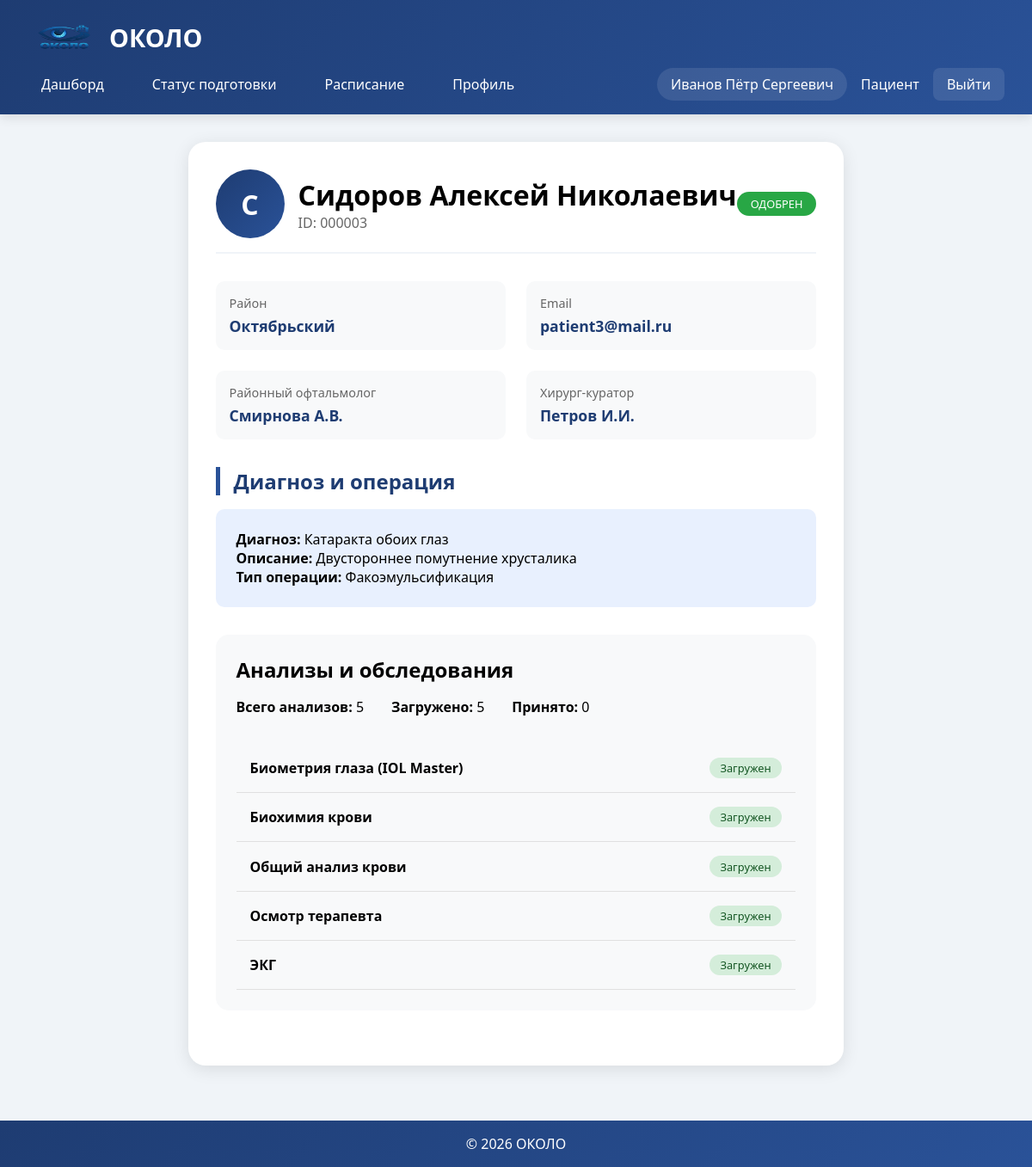
The app's page /patient_detail.php?id=3 (signed in) with its own data.
### tables this page shows
CREATE TABLE patients (
    id INT AUTO_INCREMENT PRIMARY KEY,
    user_id INT,
    district VARCHAR(100),
    doctor_id INT,
    surgeon_id INT,
    created_at TIMESTAMP DEFAULT CURRENT_TIMESTAMP,
    FOREIGN KEY (user_id) REFERENCES users(id) ON DELETE CASCADE,
    FOREIGN KEY (doctor_id) REFERENCES users(id) ON DELETE SET NULL,
    FOREIGN KEY (surgeon_id) REFERENCES users(id) ON DELETE SET NULL
);

CREATE TABLE users (
    id INT AUTO_INCREMENT PRIMARY KEY,
    username VARCHAR(100) NOT NULL,
    password VARCHAR(255) NOT NULL,
    full_name VARCHAR(150) NOT NULL,
    email VARCHAR(100) UNIQUE,
    role ENUM('patient', 'ophthalmologist', 'surgeon') DEFAULT 'patient',
    district VARCHAR(100),
    created_at TIMESTAMP DEFAULT CURRENT_TIMESTAMP
);

CREATE TABLE surgeries (
    id INT AUTO_INCREMENT PRIMARY KEY,
    patient_id INT NOT NULL,
    disease_id INT,
    surgery_type VARCHAR(255),
    status ENUM('new', 'preparation', 'review', 'approved', 'rejected') DEFAULT 'new',
    surgery_date DATE,
    notes TEXT,
    created_at TIMESTAMP DEFAULT CURRENT_TIMESTAMP,
    FOREIGN KEY (patient_id) REFERENCES patients(id) ON DELETE CASCADE,
    FOREIGN KEY (disease_id) REFERENCES diseases(id) ON DELETE SET NULL
);

CREATE TABLE diseases (
    id INT AUTO_INCREMENT PRIMARY KEY,
    name VARCHAR(255) NOT NULL,
    description TEXT
);

CREATE TABLE tests (
    id INT AUTO_INCREMENT PRIMARY KEY,
    surgery_id INT NOT NULL,
    test_name VARCHAR(255),
    status ENUM('pending', 'uploaded', 'approved', 'rejected') DEFAULT 'pending',
    file_path VARCHAR(500),
    uploaded_at TIMESTAMP NULL,
    FOREIGN KEY (surgery_id) REFERENCES surgeries(id) ON DELETE CASCADE
);

### patient_detail.php (the view, shortened to what this page needs)
<?php
require_once 'includes/auth.php';
$patient_id = $_GET['id'] ?? 0;
$role = $_SESSION['role'];
$full_name = $_SESSION['full_name'];
$stmt = $pdo->prepare("
    SELECT p.*, u.full_name, u.district, u.email, u.username,
        d.name as diagnosis, d.description as diagnosis_desc,
        s.id as surgery_id, s.surgery_type, s.status, s.surgery_date, s.notes,
        (SELECT COUNT(*) FROM tests WHERE surgery_id = s.id) as tests_total,
        (SELECT COUNT(*) FROM tests WHERE surgery_id = s.id AND status = 'uploaded') as tests_uploaded,
        (SELECT COUNT(*) FROM tests WHERE surgery_id = s.id AND status = 'approved') as tests_approved,
        doc.full_name as doctor_name,
        surg.full_name as surgeon_name
    FROM patients p
    JOIN users u ON p.user_id = u.id
    LEFT JOIN surgeries s ON p.id = s.patient_id
    LEFT JOIN diseases d ON s.disease_id = d.id
    LEFT JOIN users doc ON p.doctor_id = doc.id
    LEFT JOIN users surg ON p.surgeon_id = surg.id
    WHERE p.id = ?
");
$stmt->execute([$patient_id]);
$patient = $stmt->fetch();
$stmt = $pdo->prepare("
    SELECT * FROM tests
    WHERE surgery_id = ?
    ORDER BY
        CASE status
            WHEN 'pending' THEN 1
            WHEN 'uploaded' THEN 2
            WHEN 'approved' THEN 3
            WHEN 'rejected' THEN 4
        END,
        test_name
");
$stmt->execute([$patient['surgery_id']]);
$tests = $stmt->fetchAll();
?>
<!DOCTYPE html>
<html lang="ru">
<head>
    <link rel="stylesheet" href="assets/css/style.css">
</head>
<body>
    <header>
        <div class="logo">
            <img src="assets/img/logo.png" alt="ОКОЛО" width="85" height="55">
            ОКОЛО
        </div>
        <nav>
    <div class="nav-links">
        <a href="dashboard.php" <?php echo basename($_SERVER['PHP_SELF']) == 'dashboard.php' ? 'class="active"' : ''; ?>>Дашборд</a>
        <?php if ($role === 'patient'): ?>
            <a href="check_status.php" <?php echo basename($_SERVER['PHP_SELF']) == 'check_status.php' ? 'class="active"' : ''; ?>>Статус подготовки</a>
        <?php endif; ?>
        <a href="schedule.php" <?php echo basename($_SERVER['PHP_SELF']) == 'schedule.php' ? 'class="active"' : ''; ?>>Расписание</a>
        <a href="profile.php" <?php echo basename($_SERVER['PHP_SELF']) == 'profile.php' ? 'class="active"' : ''; ?>>Профиль</a>
    </div>
    <div class="user-info">
        <span class="user-name"><?php echo htmlspecialchars($full_name); ?></span>
        <span class="role-badge"><?php
            $roles = [
                'patient' => 'Пациент',
                'ophthalmologist' => 'Офтальмолог',
                'surgeon' => 'Хирург'
            ];
            echo $roles[$role] ?? $role;
        ?></span>
        <a href="logout.php" class="logout-btn">Выйти</a>
    </div>
</nav>
    </header>
    <main class="container">
        <div class="patient-profile">
            <div class="profile-header">
                <div style="display: flex; align-items: center; gap: 1rem;">
                    <div class="patient-avatar">
                        <?php echo mb_substr($patient['full_name'], 0, 1); ?>
                    </div>
                    <div>
                        <h1><?php echo htmlspecialchars($patient['full_name']); ?></h1>
                        <p style="color: #666;">ID: <?php echo str_pad($patient['id'], 6, '0', STR_PAD_LEFT); ?></p>
                    </div>
                </div>
                <span class="status-badge status-<?php echo $patient['status']; ?>">
                    <?php
                    $statuses = [
                        'new' => 'Новый',
                        'preparation' => 'На подготовке',
                        'review' => 'На проверке',
                        'approved' => 'Одобрен',
                        'rejected' => 'Отклонен'
                    ];
                    echo $statuses[$patient['status']] ?? $patient['status'];
                    ?>
                </span>
            </div>
            <div class="info-grid">
                <div class="info-item">
                    <div class="info-label">Район</div>
                    <div class="info-value"><?php echo htmlspecialchars($patient['district']); ?></div>
                </div>
                <div class="info-item">
                    <div class="info-label">Email</div>
                    <div class="info-value"><?php echo htmlspecialchars($patient['email'] ?: 'Не указан'); ?></div>
                </div>
                <div class="info-item">
                    <div class="info-label">Районный офтальмолог</div>
                    <div class="info-value"><?php echo htmlspecialchars($patient['doctor_name'] ?: 'Не назначен'); ?></div>
                </div>
                <div class="info-item">
                    <div class="info-label">Хирург-куратор</div>
                    <div class="info-value"><?php echo htmlspecialchars($patient['surgeon_name'] ?: 'Не назначен'); ?></div>
                </div>
            </div>
            <div style="margin: 2rem 0;">
                <h2 class="section-title">Диагноз и операция</h2>
                <div style="background: #e8f0fe; padding: 1.5rem; border-radius: 10px;">
                    <p><strong>Диагноз:</strong> <?php echo htmlspecialchars($patient['diagnosis']); ?></p>
                    <p><strong>Описание:</strong> <?php echo htmlspecialchars($patient['diagnosis_desc'] ?: 'Нет описания'); ?></p>
                    <p><strong>Тип операции:</strong> <?php echo htmlspecialchars($patient['surgery_type']); ?></p>
                </div>
            </div>
            <div class="tests-section">
                <h2 style="margin-bottom: 1rem;">Анализы и обследования</h2>
                <div style="display: flex; gap: 2rem; margin-bottom: 2rem;">
                    <div>
                        <strong>Всего анализов:</strong> <?php echo $patient['tests_total']; ?>
                    </div>
                    <div>
                        <strong>Загружено:</strong> <?php echo $patient['tests_uploaded']; ?>
                    </div>
                    <div>
                        <strong>Принято:</strong> <?php echo $patient['tests_approved']; ?>
                    </div>
                </div>
                <div class="tests-list">
                    <?php foreach ($tests as $test): ?>
                    <div class="test-item" id="test-<?php echo $test['id']; ?>">
                        <div>
                            <strong><?php echo htmlspecialchars($test['test_name']); ?></strong>
                        </div>
                        <div style="display: flex; align-items: center; gap: 1rem;">
                            <span class="test-status <?php echo $test['status']; ?>">
                                <?php
                                $test_statuses = [
                                    'pending' => 'Ожидает',
                                    'uploaded' => 'Загружен',
                                    'approved' => 'Принят',
                                    'rejected' => 'Отклонен'
                                ];
                                echo $test_statuses[$test['status']] ?? $test['status'];
                                ?>
                            </span>
                        </div>
                    </div>
                    <?php endforeach; ?>
                </div>
            </div>
        </div>
    </main>
    <footer>
        <p>&copy; 2026 ОКОЛО</p>
    </footer>
</body>
</html>

### assets/css/style.css (style rules this page uses)
* { margin: 0; padding: 0; box-sizing: border-box; font-family: 'Segoe UI', Tahoma, Geneva, Verdana, sans-serif; }
body { background-color: #f0f4f8; min-height: 100vh; display: flex; flex-direction: column; }
header { background: linear-gradient(135deg, #1e3c72 0%, #2a5298 100%); color: white; padding: 1rem 2rem; box-shadow: 0 4px 12px rgba(0,0,0,0.1); }
.logo { font-size: 1.8rem; font-weight: bold; display: flex; align-items: center; gap: 10px; }
nav { display: flex; justify-content: space-between; align-items: center; margin-top: 0.5rem; }
.nav-links { display: flex; gap: 1.5rem; }
.nav-links a { color: white; text-decoration: none; padding: 0.5rem 1rem; border-radius: 8px; transition: all 0.3s ease; font-weight: 500; }
.user-info { display: flex; align-items: center; gap: 1rem; }
.user-name { font-weight: 500; background: rgba(255,255,255,0.1); padding: 0.5rem 1rem; border-radius: 30px; }
.logout-btn { background: rgba(255,255,255,0.1); color: white; border: none; padding: 0.5rem 1rem; border-radius: 8px; cursor: pointer; transition: all 0.3s ease; text-decoration: none; }
.container { max-width: 1400px; margin: 2rem auto; padding: 0 2rem; flex: 1; }
.section-title { color: #1e3c72; margin: 2rem 0 1rem; font-size: 1.5rem; border-left: 5px solid #2a5298; padding-left: 1rem; }
.status-badge { display: inline-block; padding: 0.3rem 1rem; border-radius: 20px; font-size: 0.8rem; font-weight: 500; text-transform: uppercase; }
.status-approved { background: #28a745; color: white; }
.tests-list { list-style: none; margin-top: 1rem; }
.test-item { display: flex; justify-content: space-between; align-items: center; padding: 0.8rem; border-bottom: 1px solid #e0e0e0; animation: fadeIn 0.3s ease-in; }
.test-status { padding: 0.2rem 0.8rem; border-radius: 15px; font-size: 0.8rem; font-weight: 500; }
.test-status.uploaded { background: #d4edda; color: #155724; }
footer { background: linear-gradient(135deg, #1e3c72 0%, #2a5298 100%); color: white; text-align: center; padding: 1rem; margin-top: auto; }

### patient_detail.php (style rules this page uses)
.patient-profile { background: white; border-radius: 20px; padding: 2rem; box-shadow: 0 4px 20px rgba(0,0,0,0.1); margin-bottom: 2rem; }
.profile-header { display: flex; justify-content: space-between; align-items: center; margin-bottom: 2rem; padding-bottom: 1rem; border-bottom: 2px solid #f0f4f8; }
.patient-avatar { width: 80px; height: 80px; background: linear-gradient(135deg, #1e3c72, #2a5298); border-radius: 50%; display: flex; align-items: center; justify-content: center; color: white; font-size: 2rem; font-weight: bold; }
.info-grid { display: grid; grid-template-columns: repeat(auto-fit, minmax(250px, 1fr)); gap: 1.5rem; margin-bottom: 2rem; }
.info-item { background: #f8f9fa; padding: 1rem; border-radius: 10px; }
.info-label { color: #666; font-size: 0.9rem; margin-bottom: 0.3rem; }
.info-value { color: #1e3c72; font-size: 1.1rem; font-weight: 600; }
.tests-section { background: #f8f9fa; border-radius: 15px; padding: 1.5rem; margin: 2rem 0; }
.test-item { display: flex; align-items: center; justify-content: space-between; padding: 1rem; border-bottom: 1px solid #e0e0e0; transition: all 0.3s ease; }

### records on screen
patients: user.full_name "С", user.full_name "Сидоров Алексей Николаевич", id "000003", surgeries.status "ОДОБРЕН", user.district "Октябрьский", user.email "patient3@mail.ru", doctor.full_name "Смирнова А.В.", surgeon.full_name "Петров И.И.", diseases.name "Катаракта обоих глаз", diseases.description "Двустороннее помутнение хрусталика", surgeries.surgery_type "Факоэмульсификация"
tests: test_name "Биометрия глаза (IOL Master)", status "Загружен"
tests: test_name "Биохимия крови", status "Загружен"
tests: test_name "Общий анализ крови", status "Загружен"
tests: test_name "Осмотр терапевта", status "Загружен"
tests: test_name "ЭКГ", status "Загружен"

### other values on screen
$full_name "Иванов Пётр Сергеевич"
$roles[$role] "Пациент"
$patient['tests_total'] "5"
$patient['tests_uploaded'] "5"
$patient['tests_approved'] "0"
